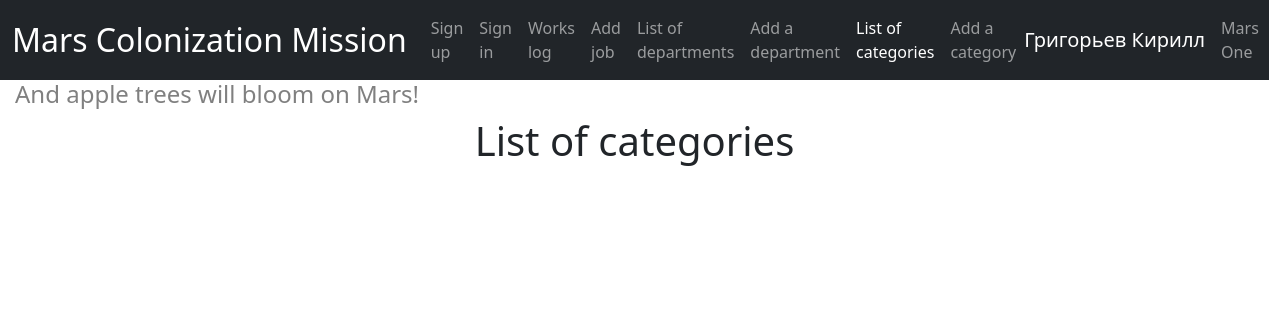
The app's page /categories (signed in), older data.
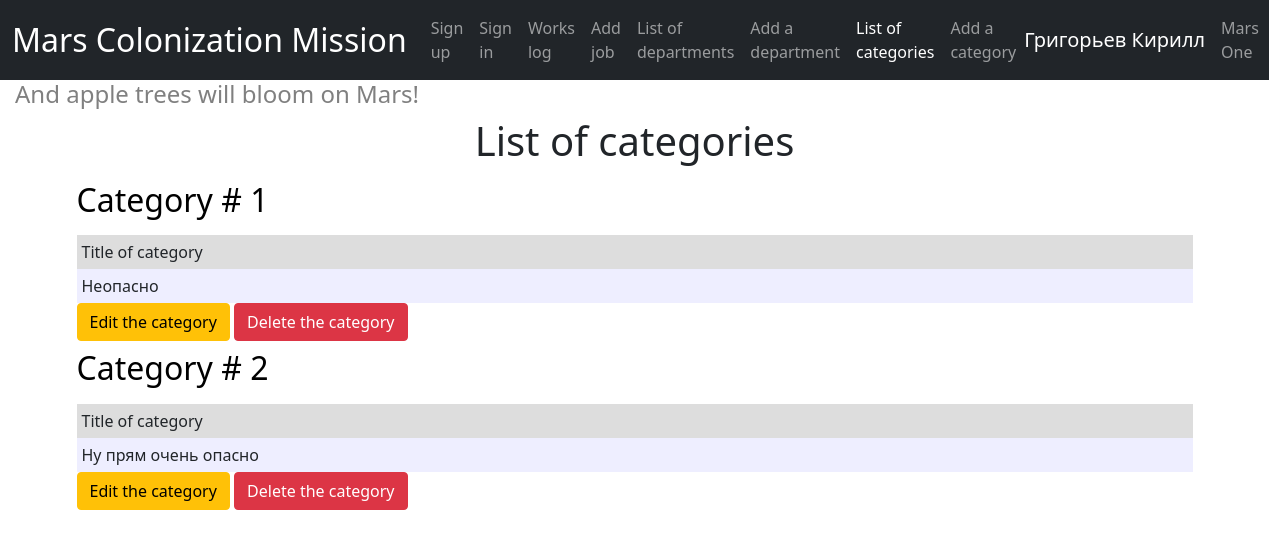
The same page, newer data.
### data/categories.py (models this page shows)
class Category(SqlAlchemyBase, SerializerMixin):
    __tablename__ = 'categories'
    id = sqlalchemy.Column(sqlalchemy.Integer, primary_key=True, autoincrement=True)
    title = sqlalchemy.Column(sqlalchemy.String, nullable=False)

### app.py (the view)
@app.route('/categories')
@login_required
def categories():
    return render_template("categories.html", categories=db_sess.query(Category), title='List of categories')

### app.py (called while the page is built)
@login_manager.user_loader
def load_user(user_id):
    return db_sess.query(User).get(user_id)

### templates/categories.html (shortened to what this page needs)
{% extends "base.html" %} {% block content %}
    <div class="container">
        <h1>List of categories</h1>
         {% for category in categories %}
        <table>
            <caption>
                <h2>Category # {{ loop.index }}</h2>
            </caption>
            <tr>
                <td>Title of category</td>
            </tr>
            <tr>
                <td>{{ category.title }}</td>
            </tr>
        </table>
        <a class="btn btn-warning" href="/edit_category/{{ category.id }}" role="button">Edit the category</a>
        <a class="btn btn-danger" href="/delete_category/{{ category.id }}" role="button">Delete the category</a>
    {% endfor %}
    </div>
{% endblock %}

Row changes from the older to the newer data that the page shows:
added Category: title "Неопасно"
added Category: title "Ну прям очень опасно"
